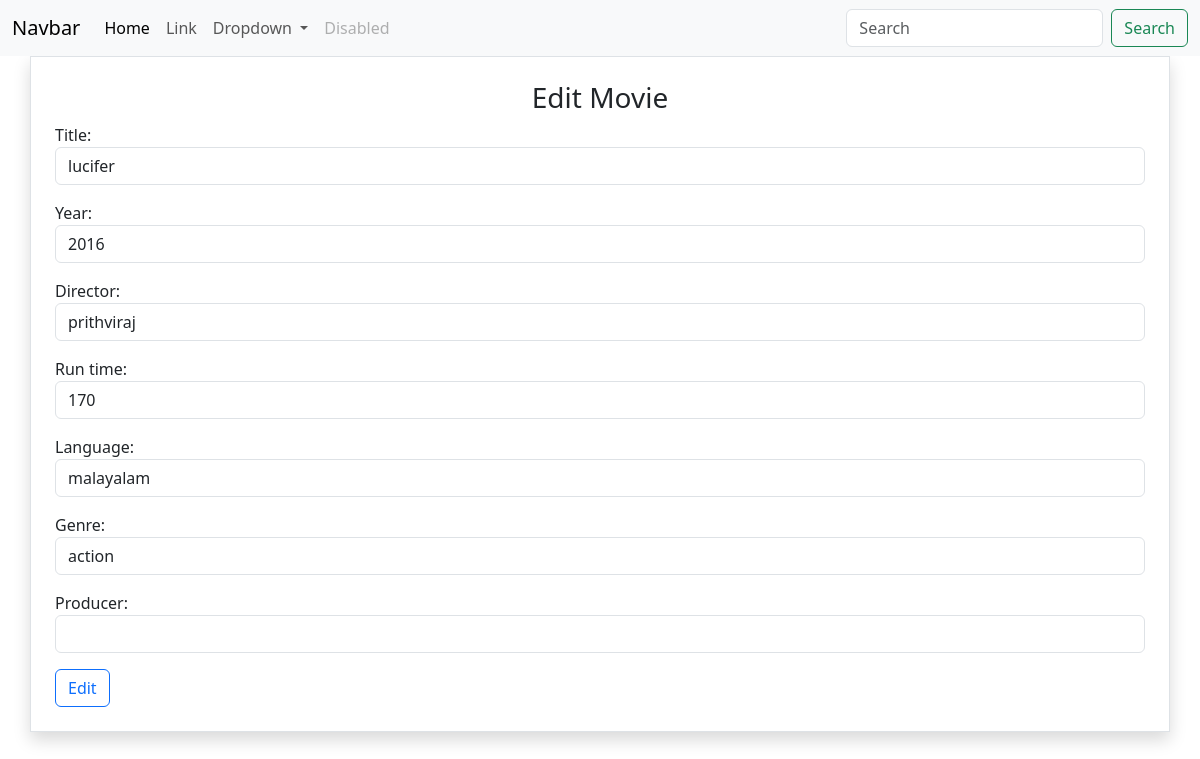
/movies/4/change, run on the app's committed database.
### myapp/models.py (models this page shows, shortened)
class Movie(models.Model):
    title=models.CharField(max_length=200)
    year=models.CharField(max_length=200)
    director=models.CharField(max_length=200)
    run_time=models.PositiveIntegerField()
    language=models.CharField(max_length=200)
    genre=models.CharField(max_length=200)
    producer=models.CharField(max_length=200,null=True)

### myapp/views.py (the view, shortened to what this page needs)
# urls.py: path('movies/<int:pk>/change',views.MovieUpdateView.as_view(),name="movie-update"),
class MovieUpdateView(View):
    def get(self,request,*args,**kwargs):
        id=kwargs.get("pk")
        movie_object=Movie.objects.get(id=id)
        form_instance=MovieModelForm(instance=movie_object)
        return render(request,"movie_edit.html",{"form":form_instance})

### myapp/forms.py
class MovieModelForm(forms.ModelForm):
    class Meta:
        model=Movie
        exclude=("id",)
        widgets={
            "title":forms.TextInput(attrs={"class":"form-control"}),
            "year":forms.TextInput(attrs={"class":"form-control"}),
            "director":forms.TextInput(attrs={"class":"form-control"}),
            "run_time":forms.NumberInput(attrs={"class":"form-control"}),
            "language":forms.TextInput(attrs={"class":"form-control"}),
            "genre":forms.TextInput(attrs={"class":"form-control"}),
            "producer":forms.TextInput(attrs={"class":"form-control"}),
        }

### myapp/templates/movie_edit.html (shortened to what this page needs)
{%extends 'base.html'%}
{%block main_block%}
<div class="container border shadow p-4">
    <h3 class="text-center">Edit Movie</h3>
    <form action="" method="post">
        {{form.as_p}}
        <button type="submit" class="btn btn-outline-primary">Edit</button>
    </form>
</div>
{%endblock%}

### data on the page
Movie: title "lucifer", year "2016", director "prithviraj", run_time "170", language "malayalam", genre "action"
